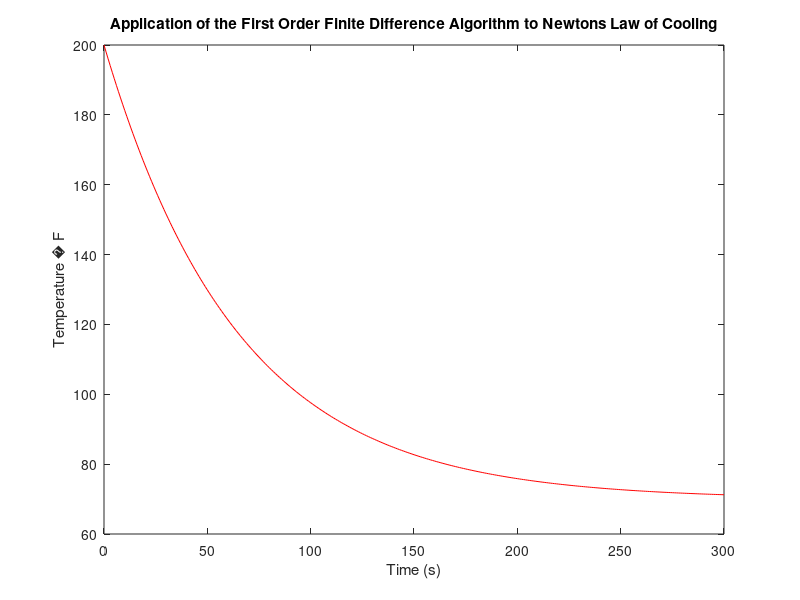

Recreate this plot in MATLAB. (Note: this script raises an error after producing the figure.)
%%=================DISCRETE FORM OF NEWTONS COOLING LAW===================
% script name: fofdh.m
% variables: 
% uk = temperature of well sturred liquid,
% usur = surrounding room temperature,
% h = small changes in time,
% c = measure of the apertures (e.g. a cup) insulation
% uk+1 - uk = ch(usur - uk)
% uk+1 = (1 - ch)uk +ch*usur
% or, uk+1 = A*uk + B; A = 1 - ch & B = ch*usur
%
% as k increases, uk should converge to usur
% when usur = constant, uk will converge monotonically to usur
%for this to happen, impose the statbility condition:
% 0 < A = 1 - ch
%%=========================================================================

% The code belows applies the first order finite difference algorithm
% to Newtons law of cooling 

t(1) = 0; %initial time
h = 1; %time step
n = 300; %number of time steps of length h
h_obs = 5; %time of observation
u(1) = 200; %initial temperature
u_obs = 190; %observed temperature at observed time h_obs
usur = 70;
c = ((u_obs - u(1))/h_obs)/(usur - u(1));
A = 1 - c*h;
B = c*h*usur;
%
% run the algorithm 
%
for k = 1:n
    
    u(k+1) = A*u(k) + B;
    t(k+1) = t(k)+ h;
    
end

%plot results
plot(t,u,'r')
xlabel('Time (s)')
ylabel(['Temperature ' char(176) ' F'])
title('Application of the First Order Finite Difference Algorithm to Newtons Law of Cooling')
ax = gca;
ax.TitleFontSizeMultiplier = 1;









